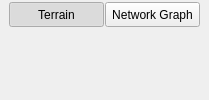
     <widget class="QWidget" name="widget_BoxGLBouton" native="true">
      <property name="sizePolicy">
       <sizepolicy hsizetype="Expanding" vsizetype="Minimum">
        <horstretch>0</horstretch>
        <verstretch>0</verstretch>
       </sizepolicy>
      </property>
      <property name="minimumSize">
       <size>
        <width>100</width>
        <height>0</height>
       </size>
      </property>
      <layout class="QVBoxLayout">
       <property name="spacing">
        <number>0</number>
       </property>
       <property name="margin">
        <number>0</number>
       </property>
       <item>
        <widget class="QWidget" name="widget_2" native="true">
         <property name="sizePolicy">
          <sizepolicy hsizetype="Minimum" vsizetype="Fixed">
           <horstretch>0</horstretch>
           <verstretch>0</verstretch>
          </sizepolicy>
         </property>
         <property name="minimumSize">
          <size>
           <width>0</width>
           <height>30</height>
          </size>
         </property>
         <property name="maximumSize">
          <size>
           <width>16777215</width>
           <height>30</height>
          </size>
         </property>
         <layout class="QHBoxLayout" name="horizontalLayout">
          <property name="spacing">
           <number>1</number>
          </property>
          <property name="topMargin">
           <number>0</number>
          </property>
          <property name="bottomMargin">
           <number>0</number>
          </property>
          <item>
           <widget class="QPushButton" name="pushButton_ModeTerrain">
            <property name="sizePolicy">
             <sizepolicy hsizetype="Fixed" vsizetype="Fixed">
              <horstretch>0</horstretch>
              <verstretch>0</verstretch>
             </sizepolicy>
            </property>
            <property name="minimumSize">
             <size>
              <width>95</width>
              <height>25</height>
             </size>
            </property>
            <property name="maximumSize">
             <size>
              <width>16777215</width>
              <height>16777215</height>
             </size>
            </property>
            <property name="text">
             <string>Terrain</string>
            </property>
            <property name="checkable">
             <bool>true</bool>
            </property>
            <property name="checked">
             <bool>true</bool>
            </property>
           </widget>
          </item>
          <item>
           <widget class="QPushButton" name="pushButton_ModeNetworkGraph">
            <property name="sizePolicy">
             <sizepolicy hsizetype="Fixed" vsizetype="Fixed">
              <horstretch>0</horstretch>
              <verstretch>0</verstretch>
             </sizepolicy>
            </property>
            <property name="minimumSize">
             <size>
              <width>95</width>
              <height>25</height>
             </size>
            </property>
            <property name="maximumSize">
             <size>
              <width>80</width>
              <height>16777215</height>
             </size>
            </property>
            <property name="text">
             <string>Network Graph</string>
            </property>
            <property name="checkable">
             <bool>true</bool>
            </property>
           </widget>
          </item>
         </layout>
        </widget>
       </item>
       <item>
        <widget class="QWidget" name="widget_GL" native="true"/>
       </item>
      </layout>
     </widget>
